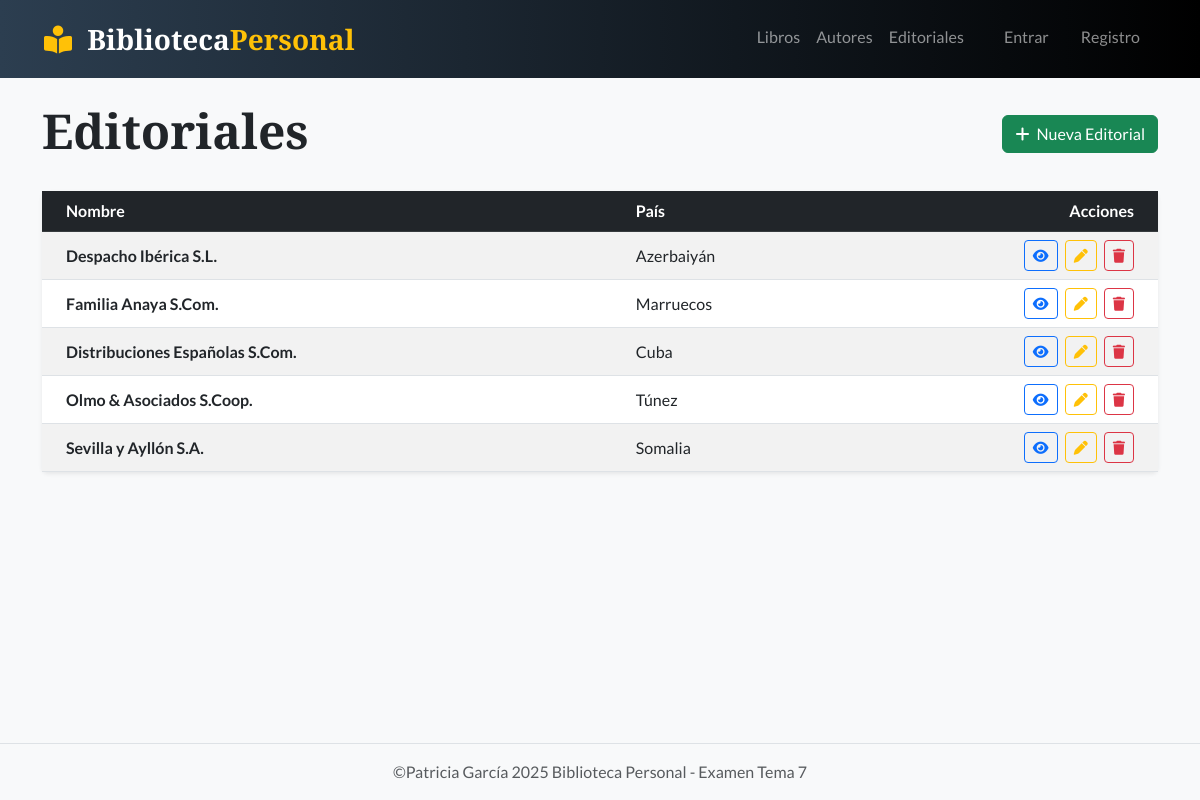
Screenshot of /editoriales/ with the database file from the repository.
### biblioteca/models.py (models this page shows, shortened)
class Editorial(models.Model):
    nombre = models.CharField(max_length=150)
    pais = models.CharField(max_length=100, blank=True, null=True) # Opcional

### biblioteca/views.py (the view)
# urls.py: path('editoriales/', views.lista_editoriales, name='lista_editoriales'),
def lista_editoriales(request):
    editoriales = Editorial.objects.all()
    return render(request, 'biblioteca/editorial_lista.html', {'editoriales': editoriales})

### biblioteca/templates/biblioteca/editorial_lista.html (shortened to what this page needs)
{% extends 'biblioteca/base.html' %}
{% block contenido %}
<div class="row mb-4 align-items-center">
    <div class="col-md-6">
        <h1 class="display-5 fw-bold">Editoriales</h1>
    </div>
    <div class="col-md-6 text-md-end">
        <a href="{% url 'crear_editorial' %}" class="btn btn-success">
            <i class="fa-solid fa-plus me-1"></i> Nueva Editorial
        </a>
    </div>
</div>
<div class="card shadow-sm border-0">
    <div class="card-body p-0">
        <div class="table-responsive">
            <table class="table table-hover table-striped mb-0 align-middle">
                <thead class="table-dark">
                    <tr>
                        <th scope="col" class="ps-4">Nombre</th>
                        <th scope="col">País</th>
                        <th scope="col" class="text-end pe-4">Acciones</th>
                    </tr>
                </thead>
                <tbody>
                    {% for editorial in editoriales %}
                    <tr>
                        <td class="ps-4 fw-bold">{{ editorial.nombre }}</td>
                        <td>
                            {% if editorial.pais %}
                                {{ editorial.pais }}
                            {% else %}
                                <span class="text-muted fst-italic">No especificado</span>
                            {% endif %}
                        </td>
                        <td class="text-end pe-4">
                            <a href="{% url 'detalle_editorial' editorial.pk %}" class="btn btn-sm btn-outline-primary me-1" title="Ver libros">
                                <i class="fa-solid fa-eye"></i>
                            </a>
                            <a href="{% url 'editar_editorial' editorial.pk %}" class="btn btn-sm btn-outline-warning me-1" title="Editar">
                                <i class="fa-solid fa-pen"></i>
                            </a>
                            <a href="{% url 'eliminar_editorial' editorial.pk %}" class="btn btn-sm btn-outline-danger" title="Eliminar">
                                <i class="fa-solid fa-trash"></i>
                            </a>
                        </td>
                    </tr>
                    {% empty %}
                    <tr>
                        <td colspan="3" class="text-center py-4 text-muted">
                            No hay editoriales registradas.
                        </td>
                    </tr>
                    {% endfor %}
                </tbody>
            </table>
        </div>
    </div>
</div>
{% endblock %}

### biblioteca/static/css/estilos.css (style rules this page uses)
body { background-color: #f8f9fa; }

### biblioteca/templates/biblioteca/base.html (style rules this page uses)
body { font-family: 'Lato', sans-serif; background-color: #f8f9fa; }
h1, h2, h3, .navbar-brand { font-family: 'Playfair Display', serif; }

### rows the page displays
Editorial: nombre "Despacho Ibérica S.L.", pais "Azerbaiyán"
Editorial: nombre "Familia Anaya S.Com.", pais "Marruecos"
Editorial: nombre "Distribuciones Españolas S.Com.", pais "Cuba"
Editorial: nombre "Olmo & Asociados S.Coop.", pais "Túnez"
Editorial: nombre "Sevilla y Ayllón S.A.", pais "Somalia"
